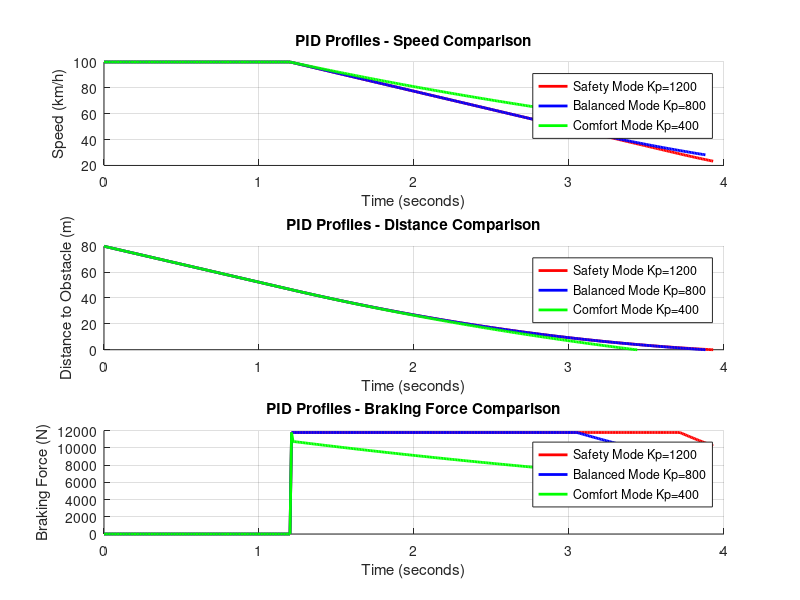

The MATLAB script that drew this image:
%% AEB System - PID Comfort vs Safety Comparison
% Author: Garvit
% Tomas Bata University - July 2026

%% Parameters
m = 1500;
g = 9.81;
mu = 0.8;
d0 = 80;
dt = 0.01;
v0 = 100/3.6;
F_max = mu * m * g;
TTC_threshold = 2.0;
t_reaction = 0.3;

%% Three PID Profiles
profiles = [
    1200, 80, 200;
    800,  50, 100;
    400,  20,  50];

names = {'Safety Mode Kp=1200', 'Balanced Mode Kp=800', 'Comfort Mode Kp=400'};
colors = {'r', 'b', 'g'};

figure(11)
clf

fprintf('=== PID COMFORT vs SAFETY ===\n')

for s = 1:3
    Kp = profiles(s,1);
    Ki = profiles(s,2);
    Kd = profiles(s,3);
    
    t = 0:dt:10;
    n = length(t);
    v = zeros(1,n);
    d = zeros(1,n);
    brake_force = zeros(1,n);
    v(1) = v0;
    d(1) = d0;
    
    error_sum = 0;
    error_prev = 0;
    aeb_triggered = false;
    aeb_trigger_time = 0;
    stop_idx = n;
    collision = 0;
    
    for i = 2:n
        if v(i-1) > 0
            TTC = d(i-1) / v(i-1);
        else
            TTC = inf;
        end
        
        if TTC <= TTC_threshold && ~aeb_triggered
            aeb_triggered = true;
            aeb_trigger_time = t(i);
        end
        
        if aeb_triggered && (t(i) - aeb_trigger_time) >= t_reaction
            error = v(i-1);
            error_sum = error_sum + error * dt;
            error_diff = (error - error_prev) / dt;
            error_prev = error;
            
            F_pid = Kp*error + Ki*error_sum + Kd*error_diff;
            F_pid = max(0, min(F_pid, F_max));
            brake_force(i) = F_pid;
        end
        
        a = brake_force(i) / m;
        v(i) = v(i-1) - a * dt;
        if v(i) < 0
            v(i) = 0;
        end
        
        d(i) = d(i-1) - v(i-1) * dt;
        
        if d(i) <= 0
            d(i) = 0;
            stop_idx = i;
            collision = 1;
            fprintf('%s: COLLISION at %.2fs\n', names{s}, t(i))
            break
        end
        if v(i) == 0
            stop_idx = i;
            fprintf('%s: SAFE STOP at %.2fs | Remaining: %.2fm\n', names{s}, t(stop_idx), d(stop_idx))
            break
        end
    end
    
    subplot(3,1,1)
    hold on
    plot(t(1:stop_idx), v(1:stop_idx)*3.6, colors{s}, 'LineWidth', 2)
    
    subplot(3,1,2)
    hold on
    plot(t(1:stop_idx), d(1:stop_idx), colors{s}, 'LineWidth', 2)
    
    subplot(3,1,3)
    hold on
    plot(t(1:stop_idx), brake_force(1:stop_idx), colors{s}, 'LineWidth', 2)
end

subplot(3,1,1)
xlabel('Time (seconds)')
ylabel('Speed (km/h)')
title('PID Profiles - Speed Comparison')
legend(names)
grid on

subplot(3,1,2)
xlabel('Time (seconds)')
ylabel('Distance to Obstacle (m)')
title('PID Profiles - Distance Comparison')
legend(names)
grid on

subplot(3,1,3)
xlabel('Time (seconds)')
ylabel('Braking Force (N)')
title('PID Profiles - Braking Force Comparison')
legend(names)
grid on

fprintf('==============================\n')
fprintf('Safety mode: fastest stop\n')
fprintf('Comfort mode: smoothest deceleration\n')
fprintf('Balanced mode: best trade-off\n')
fprintf('==============================\n')
